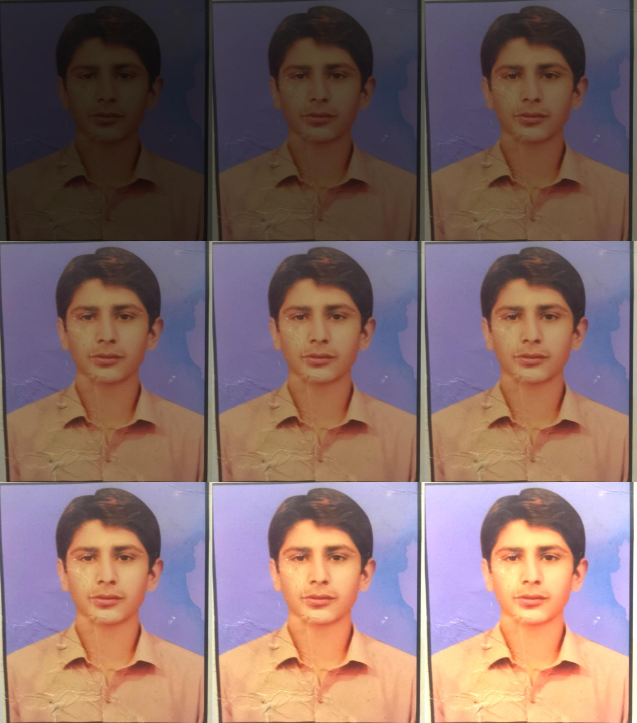
#> input picture shaded_grid.jpg, 1911 x 2169 px, given in place of download.jpeg, which was not available (shown at 1/3 size)
$ python translation.py
#> lines starting #> are read from the running program, lines starting #| are printed output that depends on the picture; pictures that were not available may be replaced by others from this repository, and a replacement may not be noted
import numpy as np
import cv2
import argparse
import imutils

# Directly read the image file
image = cv2.imread(r"C:\Users\Acer\Desktop\SB School\download.jpeg")
#> image is the input picture: shape (2169, 1911, 3); mean B, G, R 103.9, 106.4, 131.8
cv2.imshow("Original", image)
cv2.waitKey(0)
cv2.destroyAllWindows()

# Shift down and right
M = np.float32([[1, 0, 25], [0, 1, 50]])
shifted = cv2.warpAffine(image, M, (image.shape[1], image.shape[0]))
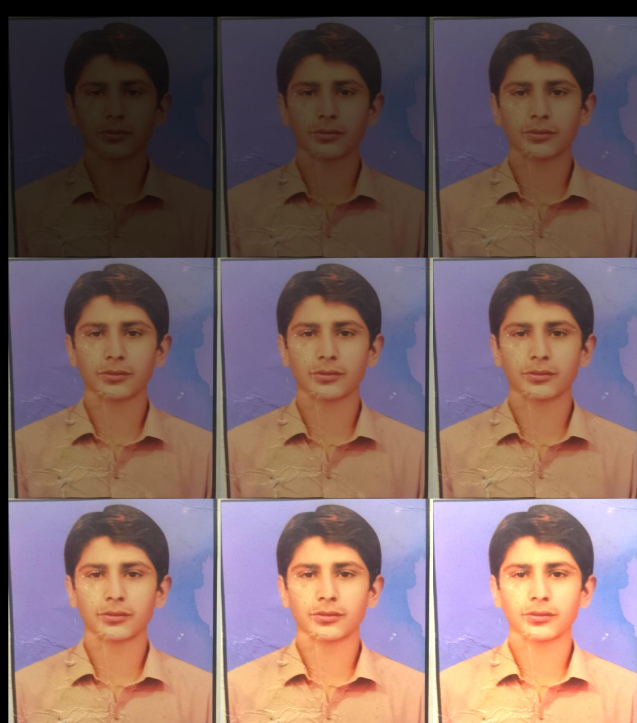
#> shifted: shape (2169, 1911, 3) (shown at 1/3 size); mean B, G, R 99.3, 100.8, 125
cv2.imshow("Shifted Down and Right", shifted)
cv2.waitKey(0)
cv2.destroyAllWindows()

# Shift up and left
M = np.float32([[1, 0, -50], [0, 1, -90]])
shifted = cv2.warpAffine(image, M, (image.shape[1], image.shape[0]))
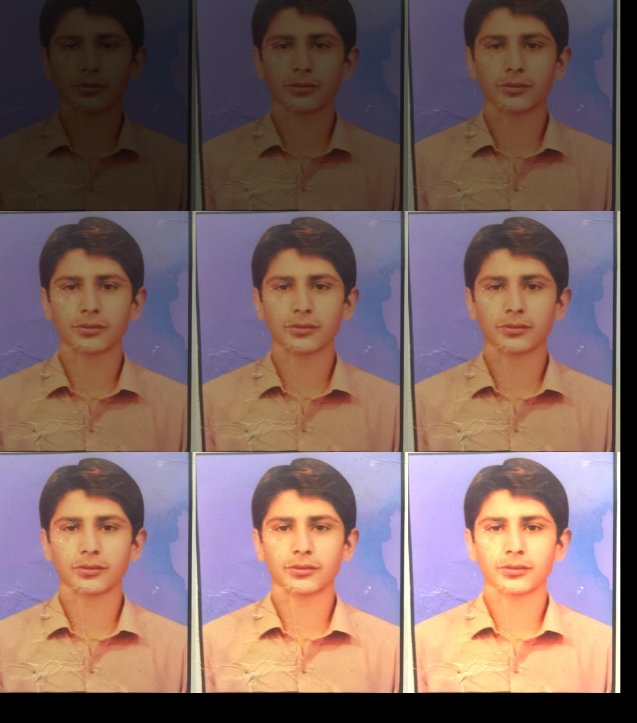
#> shifted: shape (2169, 1911, 3) (shown at 1/3 size); mean B, G, R 98.6, 101.9, 126.8
cv2.imshow("Shifted Up and Left", shifted)
cv2.waitKey(0)
cv2.destroyAllWindows()


def translate(image, x, y):
#> called with x = 0, y = 100
    M = np.float32([[1, 0, x], [0, 1, y]])
    shifted = cv2.warpAffine(image, M, (image.shape[1], image.shape[0]))
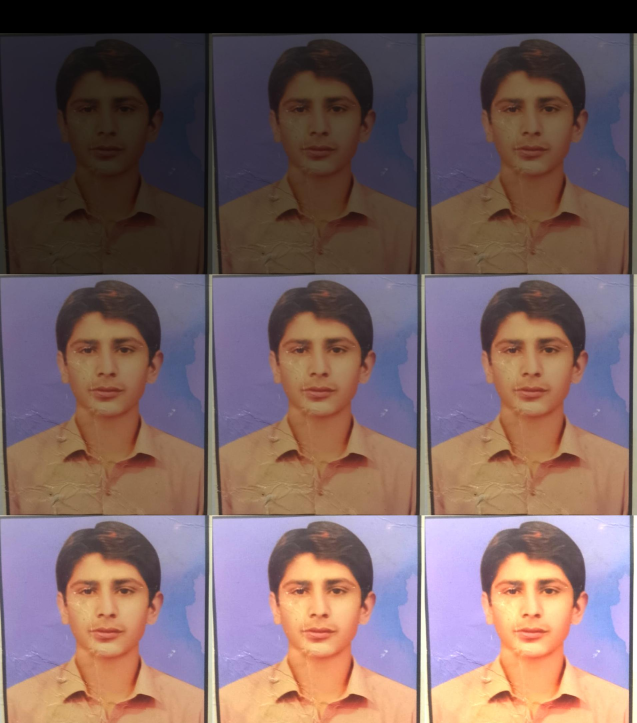
#> shifted: shape (2169, 1911, 3) (shown at 1/3 size); mean B, G, R 97.8, 98.2, 121.3
    return shifted
shifted = translate(image, 0, 100)
cv2.imshow("Shifted Down", shifted)
cv2.waitKey(0)
